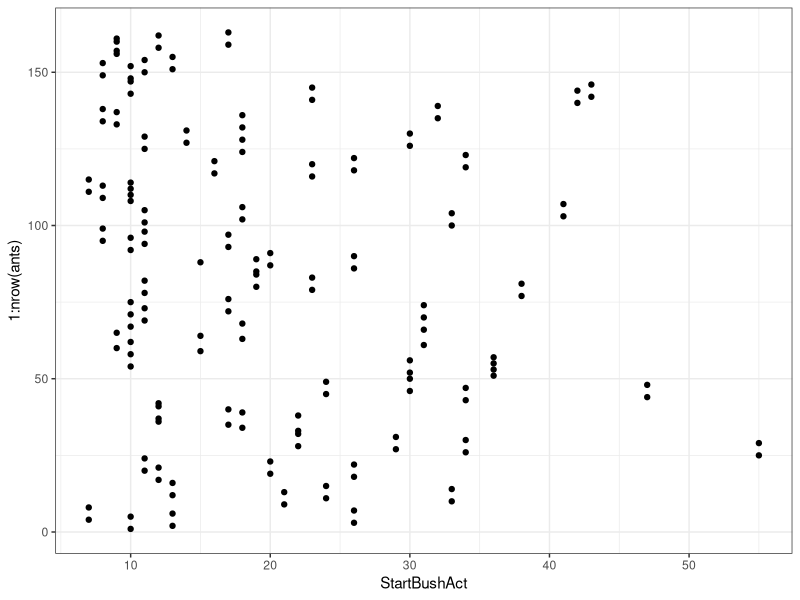
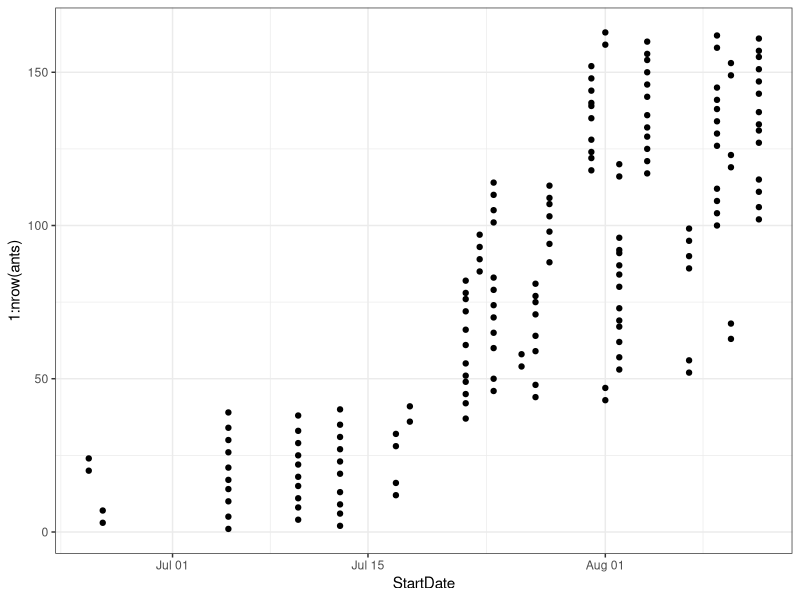
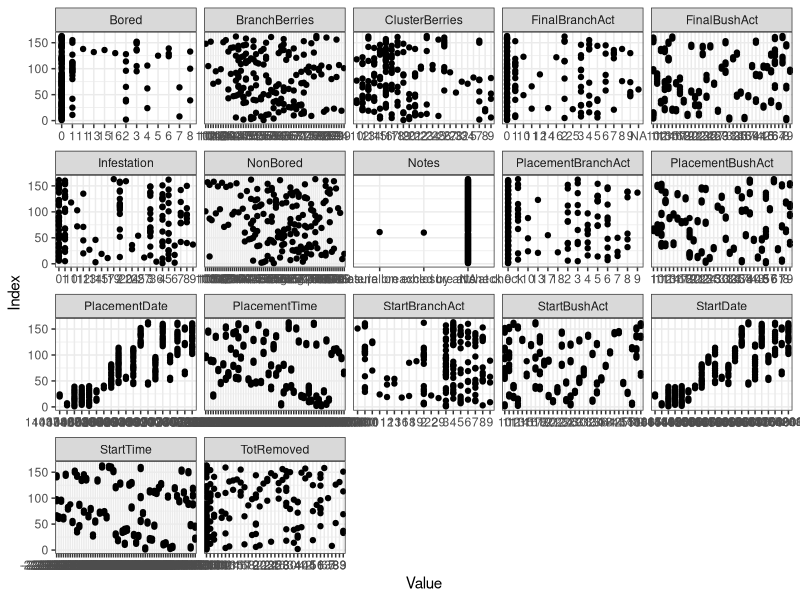

Reproduce these figures in R, in order.
## Муравьи и кофейные бурильщики #################

# Кофейный бурильщик [_Hypothenemus hampei_](https://ru.wikipedia.org/wiki/Hypothenemus_hampei) --- важный вредитель на кофейных плантациях по всему миру. Чтобы бороться с этим жуком в Центральной Америке используют муравья [_Azteca sericeasur_](https://www.antweb.org/description.do?rank=species&genus=Azteca&name=sericeasur&project=worldants). В статье Morris et al. (2015) описан эксперимент, который позволяет оценить насколько эффективен такой метод борьбы с вредителем.

# На ферме собрали всех жуков - потом их использовали, чтобы создать четыре разных уровня плотности кофейных жуков. На каждом участке выбрали несколько веток кофе. На каждой ветке кофе на один побег муравьи могли беспрепятственно проникать, а на соседнем побеге была установлена преграда, которая предотвращала доступ муравьев.
# Через сутки после начала эксперимента подсчитывали число сверлений кофейных жуков.

# Источник данных:
# Morris, J.R., Vandermeer, J. and Perfecto, I., 2015. A keystone ant species provides robust biological control of the coffee berry borer under varying pest densities. PloS one, 10(11), p.e0142850.

# Файл:

# Morris_2015_Ants.xlsx

# Переменные:

# - Site -
# + Treatment - плотность жуков (4 градации)
# - StartDate -
# - StartTime -
# - StartBushAct -
# - StartBranchAct - начальная активность муравьев на ветке
# - Bored -
# - NonBored -
# + BranchBerries - число ягод на ветке
# = TotRemoved - общее число удаленных во время подготовки ягод
# = Cluster Berries - суммарное число кластеров ягод на ближайших ветвях
# - PlacementDate -
# - PlacementTime -
# - PlacementBushAct -
# - PlacementBranchAct -
# - FinalBushAct -
# - FinalBranchAct - разница числа кофейных жуков между побегами на ветке
# + Infestation - число кофейных жуков, просверливших плоды кофе на данном побеге через 24 часа
# + Branch - доступ муравьев (0, 1)

library(readxl)
library(ggplot2)
theme_set(theme_bw() + theme(legend.key = element_blank()))
update_geom_defaults("point", list(shape = 19))
library(car)
library(dplyr)
library(tidyr)
library(lme4)
# library(sjstats)

stand <- function(x) {
  (x - mean(x, na.rm = TRUE)) / sd(x, na.rm = TRUE)
}


## Подготовка данных ####
ants <- read_excel("data/Morris_2015_Ants.xlsx", sheet = "Data", na = "NA")
str(ants)

# Переименовываем переменные
colnames(ants)[c(10, 12)] <- c("BranchBerries", "ClusterBerries")

# поправляем типы данных
ants$Site <- factor(ants$Site)
ants$Branch <- factor(ants$Branch)
ants$Treatment <- factor(ants$Treatment)

# Пропущенные значения
colSums(is.na(ants))
# Удаляем
ants <- ants[!is.na(ants$TotRemoved), ]
colSums(is.na(ants))

# Численность групп по факторам
table(ants$Branch)
table(ants$Site, ants$Treatment)

# Есть ли наблюдения-выбросы? строим dot-plot
dotplot <- ggplot(ants, aes(y = 1:nrow(ants))) +
  geom_point()
dotplot + aes(x = StartBushAct)
dotplot + aes(x = StartDate)

# Сразу много дот-плотов
ants %>%
  mutate(Index = row_number()) %>%
  gather(key = Variable, value = Value,
         -c(Index, Site, Treatment, Branch))  %>%
  ggplot(., aes(x = Value, y = Index)) +
  geom_point() +
  facet_wrap(~ Variable, scales = "free_x")
# выбросов нет

## Сколько нулей?
sum(ants$Infestation == 0)/nrow(ants)
# нулей мало

## Трансформация данных
ants <- ants %>% mutate(
  StartBranchAct_std = stand(StartBranchAct),
  BranchBerries_std = stand(BranchBerries),
  ClusterBerries_std = stand(ClusterBerries),
  TotRemoved_std = stand(TotRemoved)
)

# Проверка на колинеарность
M <- lm(Infestation ~ Treatment + Branch + StartBranchAct_std + BranchBerries_std + ClusterBerries_std + TotRemoved_std, data = ants)
vif(M)

## Модель из статьи ##############################

# # Модель, составленная по описанию из статьи у
# меня не сходится. С ней можно повозиться, но мы
# этого делать не будем.

# Как бороться за сходимость модели?
# https://rstudio-pubs-static.s3.amazonaws.com/33653_57fc7b8e5d484c909b615d8633c01d51.html

M <- glmer(Infestation ~ Treatment * Branch +
             StartBranchAct + BranchBerries +
             ClusterBerries + TotRemoved + (1|Site),
           data = ants, family = "poisson")

## Задание #######################################

# Постройте модель зависимости заражения кофейным
# бурильщиком от плотности жуков, доступа
# муравьев, начальной активности муравьев на
# ветке, общего числа ягод.



